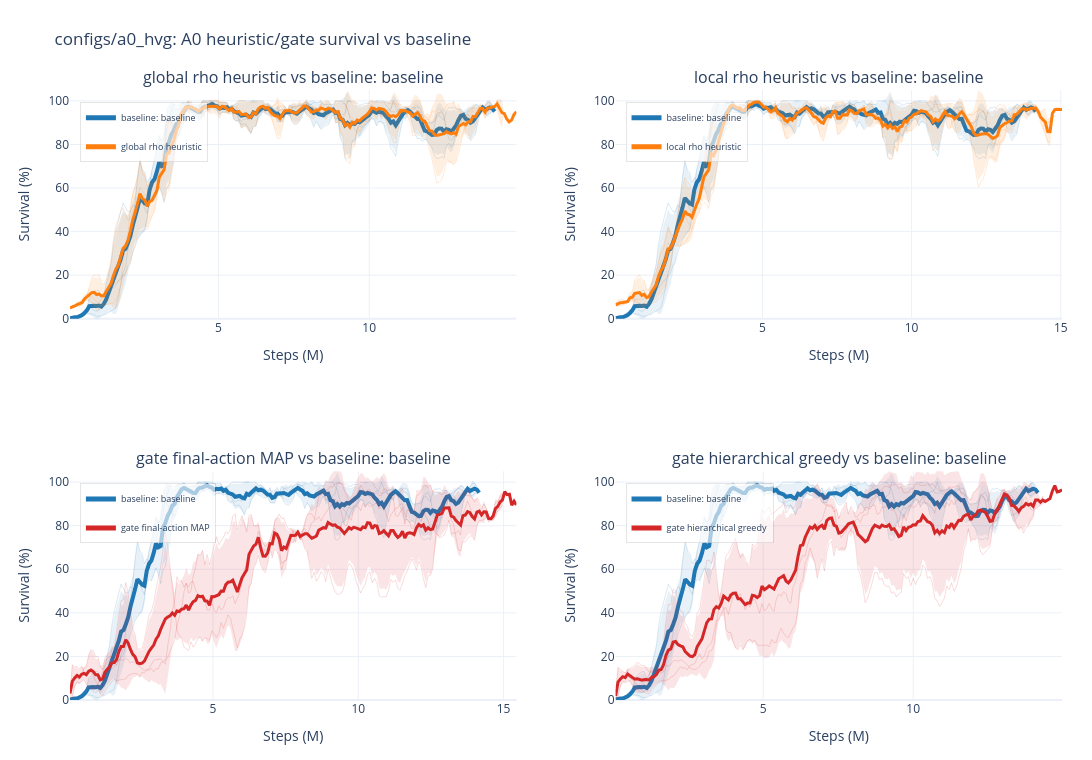

Notebook cell for this chart:
### Markdown cell above
Assuming baseline = `a0_hvg_00_baseline`.

| Run family | Displayed name | Eval heuristic | Intervention gate | Gate eval mode | Rho threshold | Difference vs `a0_hvg_00_baseline` |
|---|---|---|---|---|---:|---|
| `a0_hvg_00_baseline` | baseline | `none` | `false` | `-` | `0.90` | Baseline: plain A0 policy, no heuristic override and no learned gate |
| `a0_hvg_01_eval_rho090` | global rho heuristic | `rho_threshold` | `false` | `-` | `0.90` | Adds global rho-threshold heuristic at evaluation time |
| `a0_hvg_04_eval_local_rho090` | local rho heuristic | `local_rho_threshold` | `false` | `-` | `0.90` | Adds local/per-line rho-threshold heuristic at evaluation time |
| `a0_hvg_02_gate_final_map` | gate final-action MAP | `none` | `true` | `final_action_map` | `0.90` | Adds learned intervention gate with final-action MAP evaluation |
| `a0_hvg_03_gate_hierarchical` | gate hierarchical greedy | `none` | `true` | `hierarchical_greedy` | `0.90` | Adds learned intervention gate with hierarchical greedy evaluation |

Shared unless noted: MLP actor/critic, `[256,256,256]` / `[256,256,256]`, `norm_reward = true`, `init_do_nothing_prob = 0.0`, `entropy_coef = 0.01`, `total_timesteps = 20000000`, `eval_freq = 80000`.

### Code cell
a0_hvg_result = wm.plot_a0_hvg_survival()
a0_hvg_result["fig"]

### Figure 1 — Plotly figure (JSON) as saved in the notebook; plotly's stock layout.template omitted (floating-point values rounded to 4 significant figures; data arrays with more than 128 entries replaced by an {"elided": "..."} marker saying what was removed)
{"data": [{"hovertemplate": "<b>a0_hvg_00_baseline_s0</b><br>step: %{x:.2f}M<br>smoothed value: %{y:.3f}<extra></extra>", "legend": "legend", "legendgroup": "mean_subplot1:baseline: baseline", "line": {"color": "#1f77b4", "dash": "solid", "width": 1}, "mode": "lines", "name": "baseline: baseline member", "opacity": 0.16, "showlegend": false, "type": "scatter", "x": {"elided": "176 float values"}, "xaxis": "x", "y": {"elided": "176 float values"}, "yaxis": "y"}, {"hovertemplate": "<b>a0_hvg_00_baseline_s1</b><br>step: %{x:.2f}M<br>smoothed value: %{y:.3f}<extra></extra>", "legend": "legend", "legendgroup": "mean_subplot1:baseline: baseline", "line": {"color": "#1f77b4", "dash": "solid", "width": 1}, "mode": "lines", "name": "baseline: baseline member", "opacity": 0.16, "showlegend": false, "type": "scatter", "x": {"elided": "172 float values"}, "xaxis": "x", "y": {"elided": "172 float values"}, "yaxis": "y"}, {"hovertemplate": "<b>a0_hvg_00_baseline_s2</b><br>step: %{x:.2f}M<br>smoothed value: %{y:.3f}<extra></extra>", "legend": "legend", "legendgroup": "mean_subplot1:baseline: baseline", "line": {"color": "#1f77b4", "dash": "solid", "width": 1}, "mode": "lines", "name": "baseline: baseline member", "opacity": 0.16, "showlegend": false, "type": "scatter", "x": {"elided": "177 float values"}, "xaxis": "x", "y": {"elided": "177 float values"}, "yaxis": "y"}, {"fill": "toself", "fillcolor": "rgba(31,119,180,0.1)", "hoverinfo": "skip", "legend": "legend", "legendgroup": "mean_subplot1:baseline: baseline", "line": {"color": "rgba(0,0,0,0)", "width": 0}, "mode": "lines", "name": "baseline: baseline std", "showlegend": false, "type": "scatter", "x": {"elided": "354 float values"}, "xaxis": "x", "y": {"elided": "354 float values"}, "yaxis": "y"}, {"customdata": {"elided": "177 int values"}, "hovertemplate": "<b>baseline: baseline</b><br>metric: test/charts/episodic_survival<br>runs at step: %{customdata}<br>step: %{x:.2f}M<br>mean of smoothed seeds: %{y:.3f}<extra></extra>", "legend": "legend", "legendgroup": "mean_subplot1:baseline: baseline", "line": {"color": "#1f77b4", "dash": "solid", "width": 4}, "mode": "lines", "name": "baseline: baseline", "opacity": 1, "showlegend": true, "type": "scatter", "x": {"elided": "177 float values"}, "xaxis": "x", "y": {"elided": "177 float values"}, "yaxis": "y"}, {"hovertemplate": "<b>a0_hvg_01_eval_rho090_s0</b><br>step: %{x:.2f}M<br>smoothed value: %{y:.3f}<extra></extra>", "legend": "legend", "legendgroup": "mean_subplot1:global rho heuristic", "line": {"color": "#ff7f0e", "dash": "solid", "width": 1}, "mode": "lines", "name": "global rho heuristic member", "opacity": 0.16, "showlegend": false, "type": "scatter", "x": {"elided": "180 float values"}, "xaxis": "x", "y": {"elided": "180 float values"}, "yaxis": "y"}, {"hovertemplate": "<b>a0_hvg_01_eval_rho090_s1</b><br>step: %{x:.2f}M<br>smoothed value: %{y:.3f}<extra></extra>", "legend": "legend", "legendgroup": "mean_subplot1:global rho heuristic", "line": {"color": "#ff7f0e", "dash": "solid", "width": 1}, "mode": "lines", "name": "global rho heuristic member", "opacity": 0.16, "showlegend": false, "type": "scatter", "x": {"elided": "180 float values"}, "xaxis": "x", "y": {"elided": "180 float values"}, "yaxis": "y"}, {"hovertemplate": "<b>a0_hvg_01_eval_rho090_s2</b><br>step: %{x:.2f}M<br>smoothed value: %{y:.3f}<extra></extra>", "legend": "legend", "legendgroup": "mean_subplot1:global rho heuristic", "line": {"color": "#ff7f0e", "dash": "solid", "width": 1}, "mode": "lines", "name": "global rho heuristic member", "opacity": 0.16, "showlegend": false, "type": "scatter", "x": {"elided": "186 float values"}, "xaxis": "x", "y": {"elided": "186 float values"}, "yaxis": "y"}, {"fill": "toself", "fillcolor": "rgba(255,127,14,0.12)", "hoverinfo": "skip", "legend": "legend", "legendgroup": "mean_subplot1:global rho heuristic", "line": {"color": "rgba(0,0,0,0)", "width": 0}, "mode": "lines", "name": "global rho heuristic std", "showlegend": false, "type": "scatter", "x": {"elided": "372 float values"}, "xaxis": "x", "y": {"elided": "372 float values"}, "yaxis": "y"}, {"customdata": {"elided": "186 int values"}, "hovertemplate": "<b>global rho heuristic</b><br>metric: test/charts/episodic_survival<br>runs at step: %{customdata}<br>step: %{x:.2f}M<br>mean of smoothed seeds: %{y:.3f}<extra></extra>", "legend": "legend", "legendgroup": "mean_subplot1:global rho heuristic", "line": {"color": "#ff7f0e", "dash": "solid", "width": 3}, "mode": "lines", "name": "global rho heuristic", "opacity": 1, "showlegend": true, "type": "scatter", "x": {"elided": "186 float values"}, "xaxis": "x", "y": {"elided": "186 float values"}, "yaxis": "y"}, {"hovertemplate": "<b>a0_hvg_00_baseline_s0</b><br>step: %{x:.2f}M<br>smoothed value: %{y:.3f}<extra></extra>", "legend": "legend2", "legendgroup": "mean_subplot2:baseline: baseline", "line": {"color": "#1f77b4", "dash": "solid", "width": 1}, "mode": "lines", "name": "baseline: baseline member", "opacity": 0.16, "showlegend": false, "type": "scatter", "x": {"elided": "176 float values"}, "xaxis": "x2", "y": {"elided": "176 float values"}, "yaxis": "y2"}, {"hovertemplate": "<b>a0_hvg_00_baseline_s1</b><br>step: %{x:.2f}M<br>smoothed value: %{y:.3f}<extra></extra>", "legend": "legend2", "legendgroup": "mean_subplot2:baseline: baseline", "line": {"color": "#1f77b4", "dash": "solid", "width": 1}, "mode": "lines", "name": "baseline: baseline member", "opacity": 0.16, "showlegend": false, "type": "scatter", "x": {"elided": "172 float values"}, "xaxis": "x2", "y": {"elided": "172 float values"}, "yaxis": "y2"}, {"hovertemplate": "<b>a0_hvg_00_baseline_s2</b><br>step: %{x:.2f}M<br>smoothed value: %{y:.3f}<extra></extra>", "legend": "legend2", "legendgroup": "mean_subplot2:baseline: baseline", "line": {"color": "#1f77b4", "dash": "solid", "width": 1}, "mode": "lines", "name": "baseline: baseline member", "opacity": 0.16, "showlegend": false, "type": "scatter", "x": {"elided": "177 float values"}, "xaxis": "x2", "y": {"elided": "177 float values"}, "yaxis": "y2"}, {"fill": "toself", "fillcolor": "rgba(31,119,180,0.1)", "hoverinfo": "skip", "legend": "legend2", "legendgroup": "mean_subplot2:baseline: baseline", "line": {"color": "rgba(0,0,0,0)", "width": 0}, "mode": "lines", "name": "baseline: baseline std", "showlegend": false, "type": "scatter", "x": {"elided": "354 float values"}, "xaxis": "x2", "y": {"elided": "354 float values"}, "yaxis": "y2"}, {"customdata": {"elided": "177 int values"}, "hovertemplate": "<b>baseline: baseline</b><br>metric: test/charts/episodic_survival<br>runs at step: %{customdata}<br>step: %{x:.2f}M<br>mean of smoothed seeds: %{y:.3f}<extra></extra>", "legend": "legend2", "legendgroup": "mean_subplot2:baseline: baseline", "line": {"color": "#1f77b4", "dash": "solid", "width": 4}, "mode": "lines", "name": "baseline: baseline", "opacity": 1, "showlegend": true, "type": "scatter", "x": {"elided": "177 float values"}, "xaxis": "x2", "y": {"elided": "177 float values"}, "yaxis": "y2"}, {"hovertemplate": "<b>a0_hvg_04_eval_local_rho090_s0</b><br>step: %{x:.2f}M<br>smoothed value: %{y:.3f}<extra></extra>", "legend": "legend2", "legendgroup": "mean_subplot2:local rho heuristic", "line": {"color": "#ff7f0e", "dash": "solid", "width": 1}, "mode": "lines", "name": "local rho heuristic member", "opacity": 0.16, "showlegend": false, "type": "scatter", "x": {"elided": "183 float values"}, "xaxis": "x2", "y": {"elided": "183 float values"}, "yaxis": "y2"}, {"hovertemplate": "<b>a0_hvg_04_eval_local_rho090_s1</b><br>step: %{x:.2f}M<br>smoothed value: %{y:.3f}<extra></extra>", "legend": "legend2", "legendgroup": "mean_subplot2:local rho heuristic", "line": {"color": "#ff7f0e", "dash": "solid", "width": 1}, "mode": "lines", "name": "local rho heuristic member", "opacity": 0.16, "showlegend": false, "type": "scatter", "x": {"elided": "181 float values"}, "xaxis": "x2", "y": {"elided": "181 float values"}, "yaxis": "y2"}, {"hovertemplate": "<b>a0_hvg_04_eval_local_rho090_s2</b><br>step: %{x:.2f}M<br>smoothed value: %{y:.3f}<extra></extra>", "legend": "legend2", "legendgroup": "mean_subplot2:local rho heuristic", "line": {"color": "#ff7f0e", "dash": "solid", "width": 1}, "mode": "lines", "name": "local rho heuristic member", "opacity": 0.16, "showlegend": false, "type": "scatter", "x": {"elided": "188 float values"}, "xaxis": "x2", "y": {"elided": "188 float values"}, "yaxis": "y2"}, {"fill": "toself", "fillcolor": "rgba(255,127,14,0.12)", "hoverinfo": "skip", "legend": "legend2", "legendgroup": "mean_subplot2:local rho heuristic", "line": {"color": "rgba(0,0,0,0)", "width": 0}, "mode": "lines", "name": "local rho heuristic std", "showlegend": false, "type": "scatter", "x": {"elided": "376 float values"}, "xaxis": "x2", "y": {"elided": "376 float values"}, "yaxis": "y2"}, {"customdata": {"elided": "188 int values"}, "hovertemplate": "<b>local rho heuristic</b><br>metric: test/charts/episodic_survival<br>runs at step: %{customdata}<br>step: %{x:.2f}M<br>mean of smoothed seeds: %{y:.3f}<extra></extra>", "legend": "legend2", "legendgroup": "mean_subplot2:local rho heuristic", "line": {"color": "#ff7f0e", "dash": "solid", "width": 3}, "mode": "lines", "name": "local rho heuristic", "opacity": 1, "showlegend": true, "type": "scatter", "x": {"elided": "188 float values"}, "xaxis": "x2", "y": {"elided": "188 float values"}, "yaxis": "y2"}, {"hovertemplate": "<b>a0_hvg_00_baseline_s0</b><br>step: %{x:.2f}M<br>smoothed value: %{y:.3f}<extra></extra>", "legend": "legend3", "legendgroup": "mean_subplot3:baseline: baseline", "line": {"color": "#1f77b4", "dash": "solid", "width": 1}, "mode": "lines", "name": "baseline: baseline member", "opacity": 0.16, "showlegend": false, "type": "scatter", "x": {"elided": "176 float values"}, "xaxis": "x3", "y": {"elided": "176 float values"}, "yaxis": "y3"}, {"hovertemplate": "<b>a0_hvg_00_baseline_s1</b><br>step: %{x:.2f}M<br>smoothed value: %{y:.3f}<extra></extra>", "legend": "legend3", "legendgroup": "mean_subplot3:baseline: baseline", "line": {"color": "#1f77b4", "dash": "solid", "width": 1}, "mode": "lines", "name": "baseline: baseline member", "opacity": 0.16, "showlegend": false, "type": "scatter", "x": {"elided": "172 float values"}, "xaxis": "x3", "y": {"elided": "172 float values"}, "yaxis": "y3"}, {"hovertemplate": "<b>a0_hvg_00_baseline_s2</b><br>step: %{x:.2f}M<br>smoothed value: %{y:.3f}<extra></extra>", "legend": "legend3", "legendgroup": "mean_subplot3:baseline: baseline", "line": {"color": "#1f77b4", "dash": "solid", "width": 1}, "mode": "lines", "name": "baseline: baseline member", "opacity": 0.16, "showlegend": false, "type": "scatter", "x": {"elided": "177 float values"}, "xaxis": "x3", "y": {"elided": "177 float values"}, "yaxis": "y3"}, {"fill": "toself", "fillcolor": "rgba(31,119,180,0.1)", "hoverinfo": "skip", "legend": "legend3", "legendgroup": "mean_subplot3:baseline: baseline", "line": {"color": "rgba(0,0,0,0)", "width": 0}, "mode": "lines", "name": "baseline: baseline std", "showlegend": false, "type": "scatter", "x": {"elided": "354 float values"}, "xaxis": "x3", "y": {"elided": "354 float values"}, "yaxis": "y3"}, {"customdata": {"elided": "177 int values"}, "hovertemplate": "<b>baseline: baseline</b><br>metric: test/charts/episodic_survival<br>runs at step: %{customdata}<br>step: %{x:.2f}M<br>mean of smoothed seeds: %{y:.3f}<extra></extra>", "legend": "legend3", "legendgroup": "mean_subplot3:baseline: baseline", "line": {"color": "#1f77b4", "dash": "solid", "width": 4}, "mode": "lines", "name": "baseline: baseline", "opacity": 1, "showlegend": true, "type": "scatter", "x": {"elided": "177 float values"}, "xaxis": "x3", "y": {"elided": "177 float values"}, "yaxis": "y3"}, {"hovertemplate": "<b>a0_hvg_02_gate_final_map_s0</b><br>step: %{x:.2f}M<br>smoothed value: %{y:.3f}<extra></extra>", "legend": "legend3", "legendgroup": "mean_subplot3:gate final-action MAP", "line": {"color": "#d62728", "dash": "solid", "width": 1}, "mode": "lines", "name": "gate final-action MAP member", "opacity": 0.16, "showlegend": false, "type": "scatter", "x": {"elided": "187 float values"}, "xaxis": "x3", "y": {"elided": "187 float values"}, "yaxis": "y3"}, {"hovertemplate": "<b>a0_hvg_02_gate_final_map_s1</b><br>step: %{x:.2f}M<br>smoothed value: %{y:.3f}<extra></extra>", "legend": "legend3", "legendgroup": "mean_subplot3:gate final-action MAP", "line": {"color": "#d62728", "dash": "solid", "width": 1}, "mode": "lines", "name": "gate final-action MAP member", "opacity": 0.16, "showlegend": false, "type": "scatter", "x": {"elided": "193 float values"}, "xaxis": "x3", "y": {"elided": "193 float values"}, "yaxis": "y3"}, {"hovertemplate": "<b>a0_hvg_02_gate_final_map_s2</b><br>step: %{x:.2f}M<br>smoothed value: %{y:.3f}<extra></extra>", "legend": "legend3", "legendgroup": "mean_subplot3:gate final-action MAP", "line": {"color": "#d62728", "dash": "solid", "width": 1}, "mode": "lines", "name": "gate final-action MAP member", "opacity": 0.16, "showlegend": false, "type": "scatter", "x": {"elided": "177 float values"}, "xaxis": "x3", "y": {"elided": "177 float values"}, "yaxis": "y3"}, {"fill": "toself", "fillcolor": "rgba(214,39,40,0.12)", "hoverinfo": "skip", "legend": "legend3", "legendgroup": "mean_subplot3:gate final-action MAP", "line": {"color": "rgba(0,0,0,0)", "width": 0}, "mode": "lines", "name": "gate final-action MAP std", "showlegend": false, "type": "scatter", "x": {"elided": "386 float values"}, "xaxis": "x3", "y": {"elided": "386 float values"}, "yaxis": "y3"}, {"customdata": {"elided": "193 int values"}, "hovertemplate": "<b>gate final-action MAP</b><br>metric: test/charts/episodic_survival<br>runs at step: %{customdata}<br>step: %{x:.2f}M<br>mean of smoothed seeds: %{y:.3f}<extra></extra>", "legend": "legend3", "legendgroup": "mean_subplot3:gate final-action MAP", "line": {"color": "#d62728", "dash": "solid", "width": 3}, "mode": "lines", "name": "gate final-action MAP", "opacity": 1, "showlegend": true, "type": "scatter", "x": {"elided": "193 float values"}, "xaxis": "x3", "y": {"elided": "193 float values"}, "yaxis": "y3"}, {"hovertemplate": "<b>a0_hvg_00_baseline_s0</b><br>step: %{x:.2f}M<br>smoothed value: %{y:.3f}<extra></extra>", "legend": "legend4", "legendgroup": "mean_subplot4:baseline: baseline", "line": {"color": "#1f77b4", "dash": "solid", "width": 1}, "mode": "lines", "name": "baseline: baseline member", "opacity": 0.16, "showlegend": false, "type": "scatter", "x": {"elided": "176 float values"}, "xaxis": "x4", "y": {"elided": "176 float values"}, "yaxis": "y4"}, {"hovertemplate": "<b>a0_hvg_00_baseline_s1</b><br>step: %{x:.2f}M<br>smoothed value: %{y:.3f}<extra></extra>", "legend": "legend4", "legendgroup": "mean_subplot4:baseline: baseline", "line": {"color": "#1f77b4", "dash": "solid", "width": 1}, "mode": "lines", "name": "baseline: baseline member", "opacity": 0.16, "showlegend": false, "type": "scatter", "x": {"elided": "172 float values"}, "xaxis": "x4", "y": {"elided": "172 float values"}, "yaxis": "y4"}, {"hovertemplate": "<b>a0_hvg_00_baseline_s2</b><br>step: %{x:.2f}M<br>smoothed value: %{y:.3f}<extra></extra>", "legend": "legend4", "legendgroup": "mean_subplot4:baseline: baseline", "line": {"color": "#1f77b4", "dash": "solid", "width": 1}, "mode": "lines", "name": "baseline: baseline member", "opacity": 0.16, "showlegend": false, "type": "scatter", "x": {"elided": "177 float values"}, "xaxis": "x4", "y": {"elided": "177 float values"}, "yaxis": "y4"}, {"fill": "toself", "fillcolor": "rgba(31,119,180,0.1)", "hoverinfo": "skip", "legend": "legend4", "legendgroup": "mean_subplot4:baseline: baseline", "line": {"color": "rgba(0,0,0,0)", "width": 0}, "mode": "lines", "name": "baseline: baseline std", "showlegend": false, "type": "scatter", "x": {"elided": "354 float values"}, "xaxis": "x4", "y": {"elided": "354 float values"}, "yaxis": "y4"}, {"customdata": {"elided": "177 int values"}, "hovertemplate": "<b>baseline: baseline</b><br>metric: test/charts/episodic_survival<br>runs at step: %{customdata}<br>step: %{x:.2f}M<br>mean of smoothed seeds: %{y:.3f}<extra></extra>", "legend": "legend4", "legendgroup": "mean_subplot4:baseline: baseline", "line": {"color": "#1f77b4", "dash": "solid", "width": 4}, "mode": "lines", "name": "baseline: baseline", "opacity": 1, "showlegend": true, "type": "scatter", "x": {"elided": "177 float values"}, "xaxis": "x4", "y": {"elided": "177 float values"}, "yaxis": "y4"}, {"hovertemplate": "<b>a0_hvg_03_gate_hierarchical_s0</b><br>step: %{x:.2f}M<br>smoothed value: %{y:.3f}<extra></extra>", "legend": "legend4", "legendgroup": "mean_subplot4:gate hierarchical greedy", "line": {"color": "#d62728", "dash": "solid", "width": 1}, "mode": "lines", "name": "gate hierarchical greedy member", "opacity": 0.16, "showlegend": false, "type": "scatter", "x": {"elided": "179 float values"}, "xaxis": "x4", "y": {"elided": "179 float values"}, "yaxis": "y4"}, {"hovertemplate": "<b>a0_hvg_03_gate_hierarchical_s1</b><br>step: %{x:.2f}M<br>smoothed value: %{y:.3f}<extra></extra>", "legend": "legend4", "legendgroup": "mean_subplot4:gate hierarchical greedy", "line": {"color": "#d62728", "dash": "solid", "width": 1}, "mode": "lines", "name": "gate hierarchical greedy member", "opacity": 0.16, "showlegend": false, "type": "scatter", "x": {"elided": "187 float values"}, "xaxis": "x4", "y": {"elided": "187 float values"}, "yaxis": "y4"}, {"hovertemplate": "<b>a0_hvg_03_gate_hierarchical_s2</b><br>step: %{x:.2f}M<br>smoothed value: %{y:.3f}<extra></extra>", "legend": "legend4", "legendgroup": "mean_subplot4:gate hierarchical greedy", "line": {"color": "#d62728", "dash": "solid", "width": 1}, "mode": "lines", "name": "gate hierarchical greedy member", "opacity": 0.16, "showlegend": false, "type": "scatter", "x": {"elided": "177 float values"}, "xaxis": "x4", "y": {"elided": "177 float values"}, "yaxis": "y4"}, {"fill": "toself", "fillcolor": "rgba(214,39,40,0.12)", "hoverinfo": "skip", "legend": "legend4", "legendgroup": "mean_subplot4:gate hierarchical greedy", "line": {"color": "rgba(0,0,0,0)", "width": 0}, "mode": "lines", "name": "gate hierarchical greedy std", "showlegend": false, "type": "scatter", "x": {"elided": "374 float values"}, "xaxis": "x4", "y": {"elided": "374 float values"}, "yaxis": "y4"}, {"customdata": {"elided": "187 int values"}, "hovertemplate": "<b>gate hierarchical greedy</b><br>metric: test/charts/episodic_survival<br>runs at step: %{customdata}<br>step: %{x:.2f}M<br>mean of smoothed seeds: %{y:.3f}<extra></extra>", "legend": "legend4", "legendgroup": "mean_subplot4:gate hierarchical greedy", "line": {"color": "#d62728", "dash": "solid", "width": 3}, "mode": "lines", "name": "gate hierarchical greedy", "opacity": 1, "showlegend": true, "type": "scatter", "x": {"elided": "187 float values"}, "xaxis": "x4", "y": {"elided": "187 float values"}, "yaxis": "y4"}], "layout": {"annotations": [{"font": {"size": 16}, "showarrow": false, "text": "global rho heuristic vs baseline: baseline", "x": 0.225, "xanchor": "center", "xref": "paper", "y": 1, "yanchor": "bottom", "yref": "paper"}, {"font": {"size": 16}, "showarrow": false, "text": "local rho heuristic vs baseline: baseline", "x": 0.775, "xanchor": "center", "xref": "paper", "y": 1, "yanchor": "bottom", "yref": "paper"}, {"font": {"size": 16}, "showarrow": false, "text": "gate final-action MAP vs baseline: baseline", "x": 0.225, "xanchor": "center", "xref": "paper", "y": 0.375, "yanchor": "bottom", "yref": "paper"}, {"font": {"size": 16}, "showarrow": false, "text": "gate hierarchical greedy vs baseline: baseline", "x": 0.775, "xanchor": "center", "xref": "paper", "y": 0.375, "yanchor": "bottom", "yref": "paper"}], "height": 760, "hovermode": "x unified", "legend": {"bgcolor": "rgba(255,255,255,0.62)", "bordercolor": "rgba(0,0,0,0.10)", "borderwidth": 1, "font": {"size": 9}, "itemsizing": "constant", "orientation": "v", "x": 0.01, "xanchor": "left", "y": 0.98, "yanchor": "top"}, "legend2": {"bgcolor": "rgba(255,255,255,0.62)", "bordercolor": "rgba(0,0,0,0.10)", "borderwidth": 1, "font": {"size": 9}, "itemsizing": "constant", "orientation": "v", "x": 0.56, "xanchor": "left", "y": 0.98, "yanchor": "top"}, "legend3": {"bgcolor": "rgba(255,255,255,0.62)", "bordercolor": "rgba(0,0,0,0.10)", "borderwidth": 1, "font": {"size": 9}, "itemsizing": "constant", "orientation": "v", "x": 0.01, "xanchor": "left", "y": 0.355, "yanchor": "top"}, "legend4": {"bgcolor": "rgba(255,255,255,0.62)", "bordercolor": "rgba(0,0,0,0.10)", "borderwidth": 1, "font": {"size": 9}, "itemsizing": "constant", "orientation": "v", "x": 0.56, "xanchor": "left", "y": 0.355, "yanchor": "top"}, "margin": {"b": 60, "l": 70, "r": 30, "t": 90}, "showlegend": true, "title": {"text": "configs/a0_hvg: A0 heuristic/gate survival vs baseline"}, "width": 1500, "xaxis": {"anchor": "y", "domain": [0, 0.45], "title": {"text": "Steps (M)"}}, "xaxis2": {"anchor": "y2", "domain": [0.55, 1], "title": {"text": "Steps (M)"}}, "xaxis3": {"anchor": "y3", "domain": [0, 0.45], "title": {"text": "Steps (M)"}}, "xaxis4": {"anchor": "y4", "domain": [0.55, 1], "title": {"text": "Steps (M)"}}, "yaxis": {"anchor": "x", "domain": [0.625, 1], "range": [0, 105], "title": {"text": "Survival (%)"}}, "yaxis2": {"anchor": "x2", "domain": [0.625, 1], "range": [0, 105], "title": {"text": "Survival (%)"}}, "yaxis3": {"anchor": "x3", "domain": [0, 0.375], "range": [0, 105], "title": {"text": "Survival (%)"}}, "yaxis4": {"anchor": "x4", "domain": [0, 0.375], "range": [0, 105], "title": {"text": "Survival (%)"}}}}
